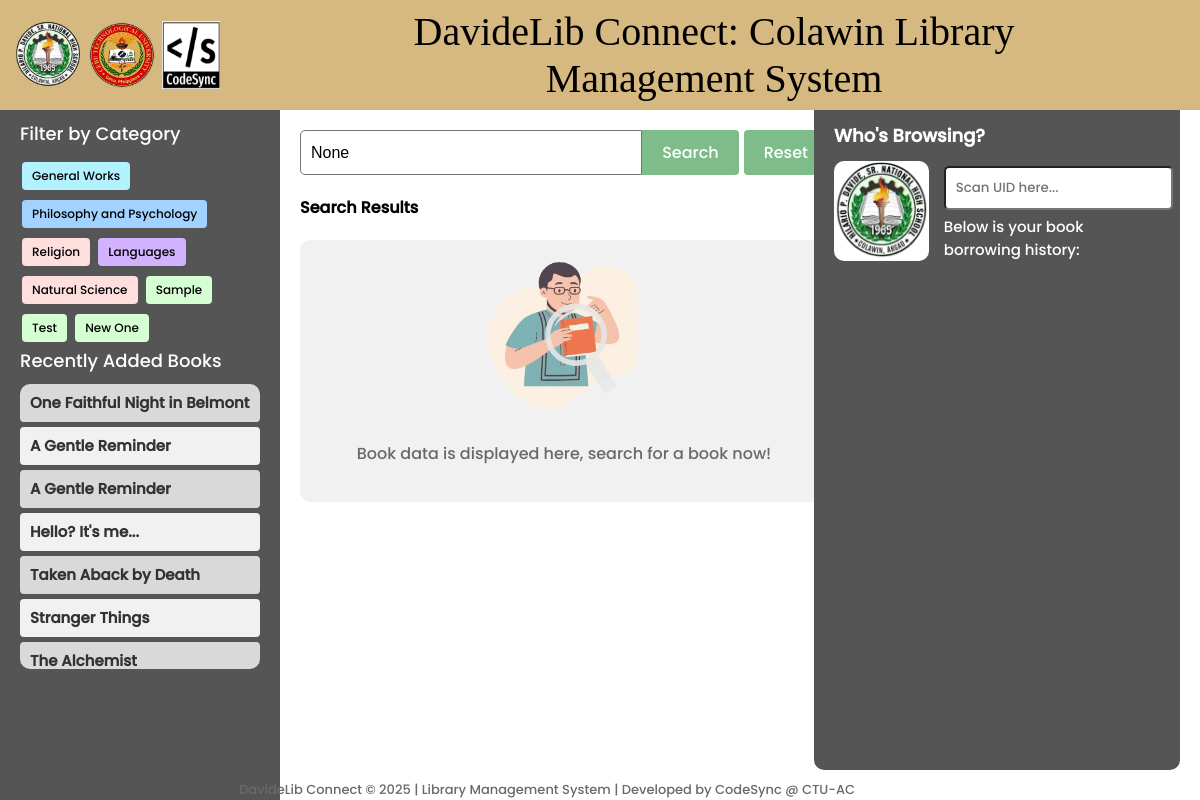
The page / on the database its author committed.
### library/models.py (models this page shows, shortened)
class Category(models.Model):
    name = models.CharField(max_length=100, unique=True)

class BookInventory(models.Model):
    book_number = models.CharField(max_length=10, primary_key=True)
    record_date = models.DateTimeField(auto_now_add=True)
    class_field = models.CharField(max_length=100, blank=True, null=True)
    author = models.CharField(max_length=200, blank=True, null=True)
    book_title = models.CharField(max_length=200)
    edition = models.CharField(max_length=50, blank=True, null=True)
    volume = models.CharField(max_length=50, blank=True, null=True)
    pages = models.IntegerField(blank=True, null=True)
    quantity = models.PositiveIntegerField(default=1)
    fund_source = models.CharField(max_length=100, blank=True, null=True)
    price = models.DecimalField(max_digits=10, decimal_places=2, blank=True, null=True)
    publisher = models.CharField(max_length=200, blank=True, null=True)
    year = models.IntegerField(blank=True, null=True)
    remark = models.TextField(blank=True, null=True)
    category = models.ForeignKey(Category, on_delete=models.CASCADE)
    location = models.TextField(blank=True, null=True)
    qr_code = models.ImageField(upload_to='qr_codes/', blank=True, null=True)

### library/views.py (the view, shortened to what this page needs)
# urls.py: path('', views.landing, name='landing'),
def landing(request):
    query = request.GET.get('q')
    category_name = request.GET.get('category')  # Get category name from query params
    book_number = request.GET.get('book_number')  # Get book number from query params
    books = BookInventory.objects.all()
    categories = Category.objects.all()
    if category_name:
        books = books.filter(category__name=category_name)  # Filter by category
    if query:
        books = books.filter(
            Q(book_title__icontains=query) |
            Q(author__icontains=query) |
            Q(book_number__icontains=query)
        )
    for book in books:
        try:
            latest_borrow_slip = BorrowSlip.objects.filter(book_number=book.book_number).order_by('-date_borrow').first()
            current_date = timezone.now().date()
            if latest_borrow_slip:
                if latest_borrow_slip.due_date.date() < current_date and not latest_borrow_slip.returned:
                    book.status = 'Overdue'
                elif latest_borrow_slip.returned:
                    book.status = 'Returned'
                else:
                    book.status = 'Borrowed'
            else:
                book.status = 'Available'
        except BorrowSlip.DoesNotExist:
            book.status = 'Available'
    recent_books = BookInventory.objects.order_by('-record_date')[:10]
    for book in recent_books:
        try:
            latest_borrow_slip = BorrowSlip.objects.filter(book_number=book.book_number).order_by('-date_borrow').first()
            current_date = timezone.now().date()
            if latest_borrow_slip:
                if latest_borrow_slip.due_date.date() < current_date and not latest_borrow_slip.returned:
                    book.status = 'Overdue'
                elif latest_borrow_slip.returned:
                    book.status = 'Returned'
                else:
                    book.status = 'Borrowed'
            else:
                book.status = 'Available'
        except BorrowSlip.DoesNotExist:
            book.status = 'Available'
    book_detail = None
    category_counts = BookInventory.objects.values('category__name').annotate(count=Count('book_number')).order_by('category__name')
    categories_with_counts = [entry['category__name'] for entry in category_counts]
    counts = [entry['count'] for entry in category_counts]
    colors = plt.get_cmap('tab20').colors  # Use a colormap with enough distinct colors
    category_colors = dict(zip(categories_with_counts, colors))
    plt.figure(figsize=(14, 6))  # Increase figure width to accommodate legend
    bars = plt.bar(range(len(categories_with_counts)), counts, color=[category_colors[cat] for cat in categories_with_counts])
    plt.xlabel('Category')
    plt.ylabel('Number of Books')
    plt.title('Number of Books by Category')
    plt.xticks(range(len(categories_with_counts)), [''] * len(categories_with_counts))  # Empty labels for now
    handles = [plt.Line2D([0], [0], color=color, lw=4) for color in category_colors.values()]
    plt.legend(handles, category_colors.keys(), loc='center left', bbox_to_anchor=(1, 0.5))
    buffer = BytesIO()
    plt.savefig(buffer, format='png', bbox_inches='tight')
    buffer.seek(0)
    image_png = buffer.getvalue()
    buffer.close()
    graph = base64.b64encode(image_png).decode('utf-8')
    return render(request, 'library/landing.html', {
        'books': books,  # Pass filtered books to the template
        'query': query,
        'recent_books': recent_books,
        'book_detail': book_detail,
        'graph': graph,
        'categories': categories,
        'category_name': category_name,  # Pass the category name to the template
    })

### library/templates/library/landing.html (shortened to what this page needs)
{% extends 'main.html' %}
{% load static %}
{% block content %}
<div class="header">
    <img src="{% static 'images/hpdslogo.png' %}" alt="logo" style="width: 68px; height: 68px; border-radius: 50%; padding-left: 6px;">
    <img src="{% static 'images/ctu.png' %}" alt="logo" style="width: 68px; height: 68px; border-radius: 50%; padding-left: 6px;">
    <img src="{% static 'images/Codesynlogo.png' %}" alt="logo" style="width: 58px; height: 68px; padding-left: 6px;">
    <p class="title">DavideLib Connect: Colawin Library Management System</p>
    <a href="{% url 'directory' %}">
        <img src="{% static 'images/lock2.png' %}" style="width: 80px; height: 60px; display: flex; padding-left: 190px;" alt="">
    </a>
</div>
<div class="sidebar">
    <div class="section-label" style="margin-top: 30px; font-weight: lighter;">Filter by Category</div>
    <div class="category-button-container">
        {% for category in categories %}
            <a href="{% url 'landing' %}?category={{ category.name }}"
            class="category-button" data-category-name="{{ category.name }}">
                {{ category.name }}
            </a>
        {% empty %}
            <div style="margin: 5px; padding: 10px; color: gray;">No categories available</div>
        {% endfor %}
    </div>
    <div class="section-label" style="font-weight: lighter;">Recently Added Books</div>
    <div class="book-item-container">
        {% for recent_book in recent_books %}
            <a href="{% url 'landing' %}?book_number={{ recent_book.book_number }}"
               class="book-item {% if forloop.counter|divisibleby:2 %}even-row{% else %}odd-row{% endif %}"
               style="text-decoration: none; color: black; margin-bottom: 5px;">
                <div class="book-title" style="font-size: 15px;">
                    {{ recent_book.book_title }}
                </div>
            </a>
        {% endfor %}
    </div>
</div>
<div class="main-content">
    <div class="left">
        <div class="search-form-container">
            <div class="search-container">
                <form method="GET" action="{% url 'landing' %}" style="flex: 1; display: flex;">
                    <input type="text" class="search-input" name="q" placeholder="Search book" value="{{ query }}" autofocus>
                    <button type="submit" class="search-button" style="margin-right: 5px;">Search</button>
                    <a href="{% url 'landing' %}" class="reset-button">Reset</a>
                </form>
            </div>
        </div>
<div class="section-label">Search Results
</div>
<div class="book-item-container">
    {% if book_detail %}
        <strong style="background-color: #73532C; color:#ECECEC; border-radius: 5px; padding-left: 5px; padding-right: 5px;">
            {{ book_detail.book_title }}
        </strong>
        <div class="book-details">
            <p style="text-align: justify;">
                This was authored by <strong>{{ book_detail.author }}</strong>.
                It has the book number <strong>{{ book_detail.book_number }}</strong>. The book falls under the category of
                <strong>{{ book_detail.category.name }}</strong>. This book has <strong>{{ book_detail.edition }}</strong> edition/s, and it comprises of
                <strong>{{ book_detail.volume }}</strong> volume/s with <strong>{{ book_detail.pages }}</strong> pages.
                There are only <strong>{{ book_detail.quantity }}</strong> copy/copies available. The book is funded as
                <strong>{{ book_detail.fund_source }}</strong> and is priced at <strong>{{ book_detail.price }}</strong>. It was published at
                <strong>{{ book_detail.publisher }}</strong> in the year <strong>{{ book_detail.year }}</strong>. <br><br> The location of this book is at
                <strong style="color: green;">{{ book_detail.location }}</strong>.
            </p>
            <p>
                The current status of the book is:
                {% if book_detail.status == 'Returned' %}
                    <span class="book-status status-available">Available</span>.
                {% elif book_detail.status == 'Borrowed' %}
                    <span class="book-status status-ongoing">Ongoing Borrowing</span>.
                {% elif book_detail.status == 'Overdue' %}
                    <span class="book-status status-pending">Pending for return</span>.
                {% else %}
                    <span class="book-status status-available">Available</span>.
                {% endif %}
            </p>
        </div>
        <div class="button-container" style="padding-top: 20px; gap: 10px;">
            <a href="{% url 'landing' %}?q={{ query }}" class="search-button" style="text-decoration: none; background-color: #757575;">Back to Search Results</a>
        </div>
    {% else %}
            {% if request.GET.category %}
            <div id="book-container">
                {% for book in books %}
                    <div>
                        <a href="{% url 'landing' %}?q={{ query }}&book_number={{ book.book_number }}&category={{ book.category.name }}"
                                class="book-item {% if forloop.counter|divisibleby:2 %}even-row{% else %}odd-row{% endif %}"
                                style="text-decoration: none; color: black;">
                                <div class="book-title">{{ book.book_title }}</div>
                                <div class="book-details">
                                    <strong>Author:</strong> {{ book.author }}<br>
                                    <strong>Book Number:</strong> {{ book.book_number }}<br>
                                    <strong>Status:</strong>
                                    {% if book.status == 'Returned' %}
                                        <span class="book-status status-available">Available</span>
                                    {% elif book.status == 'Borrowed' %}
                                        <span class="book-status status-ongoing">Ongoing Borrowing</span>
                                    {% elif book.status == 'Overdue' %}
                                        <span class="book-status status-pending">Pending for return</span>
                                    {% else %}
                                        <span class="book-status status-lost">Lost</span>
                                    {% endif %}
                                </div>
                            </a>
                    </div>
                {% empty %}
                    <p>No books found in this category.</p>
                {% endfor %}
            </div>
        {% else %}
                {% if query or category %}
                    {% if books %}
                    <div>
                        {% for book in books %}
                            <a href="{% url 'landing' %}?q={{ query }}&book_number={{ book.book_number }}&category={{ book.category.name }}"
                                class="book-item {% if forloop.counter|divisibleby:2 %}even-row{% else %}odd-row{% endif %}"
                                style="text-decoration: none; color: black;">
                                <div class="book-title">{{ book.book_title }}</div>
                                <div class="book-details">
                                    <strong>Author:</strong> {{ book.author }}<br>
                                    <strong>Book Number:</strong> {{ book.book_number }}<br>
                                    <strong>Status:</strong>
                                    {% if book.status == 'Returned' %}
                                        <span class="book-status status-available">Available</span>
                                    {% elif book.status == 'Borrowed' %}
                                        <span class="book-status status-ongoing">Ongoing Borrowing</span>
                                    {% elif book.status == 'Overdue' %}
                                        <span class="book-status status-pending">Pending for return</span>
                                    {% else %}
                                        <span class="book-status status-lost">Lost</span>
                                    {% endif %}
                                </div>
                            </a>
                        {% endfor %}
                    </div>
                {% else %}
                    <div class="mess">
                        <div class="image-container">
                            <img src="{% static 'images/searchLOGO1.png' %}" alt="logo" class="image-logo">
                        </div>
                        <p style="color: dimgray;">No results found for your search.</p>
                    </div>
                {% endif %}
                {% else %}
                <div class="mess">
                    <div class="image-container">
                        <img src="{% static 'images/searchLOGO.png' %}" alt="logo" class="image-logo">
                    </div>
                    <p style="color: dimgray; text-align: center;">Book data is displayed here, search for a book now!</p>
                </div>
                {% endif %}
            {% endif %}
        </div>
        {% endif %}
    </div>
    <div class="side-container">
        <div class="section-label" style="color: white; font-weight: lighter;">
            <h1 style="font-size: 18px;">Who's Browsing?</h1>
        </div>
        <div class="search-container">
            <div class="who-container" style="display: flex;">
                <div id="qr-code-container" style="margin-bottom: 10px; margin-right: 15px;">
                    <img id="qr-code-image" src="{% static 'images/hpdslogo.png' %}" alt="QR Code" style="width: 100px; height: 100px; border-radius: 10px; background-color: white;"/>
                </div>
                <div class="side" style="width: 70%;">
                <div class="UID_field">
                    <input type="password" id="uid-input" placeholder="Scan UID here..." oninput="fetchBorrowHistory()"
                        style="width: 95%; padding: 10px; border-radius: 5px; margin-bottom: 5px; font-family: 'Poppins', sans-serif;">
                        <p style="font-size: 15px; color: white; margin: 0;">Below is your book borrowing history:</p>
            </div>
        </div>
        </div>
        </div>
    </div>
</div>
{% endblock content %}

### rows shown on the page
Category: name "General Works"
Category: name "Philosophy and Psychology"
Category: name "Religion"
Category: name "Languages"
Category: name "Natural Science"
Category: name "Sample"
Category: name "Test"
Category: name "New One"
BookInventory: book_title "One Faithful Night in Belmont"
BookInventory: book_title "A Gentle Reminder"
BookInventory: book_title "A Gentle Reminder"
BookInventory: book_title "Hello? It's me..."
BookInventory: book_title "Taken Aback by Death"
BookInventory: book_title "Stranger Things"
BookInventory: book_title "The Alchemist"
